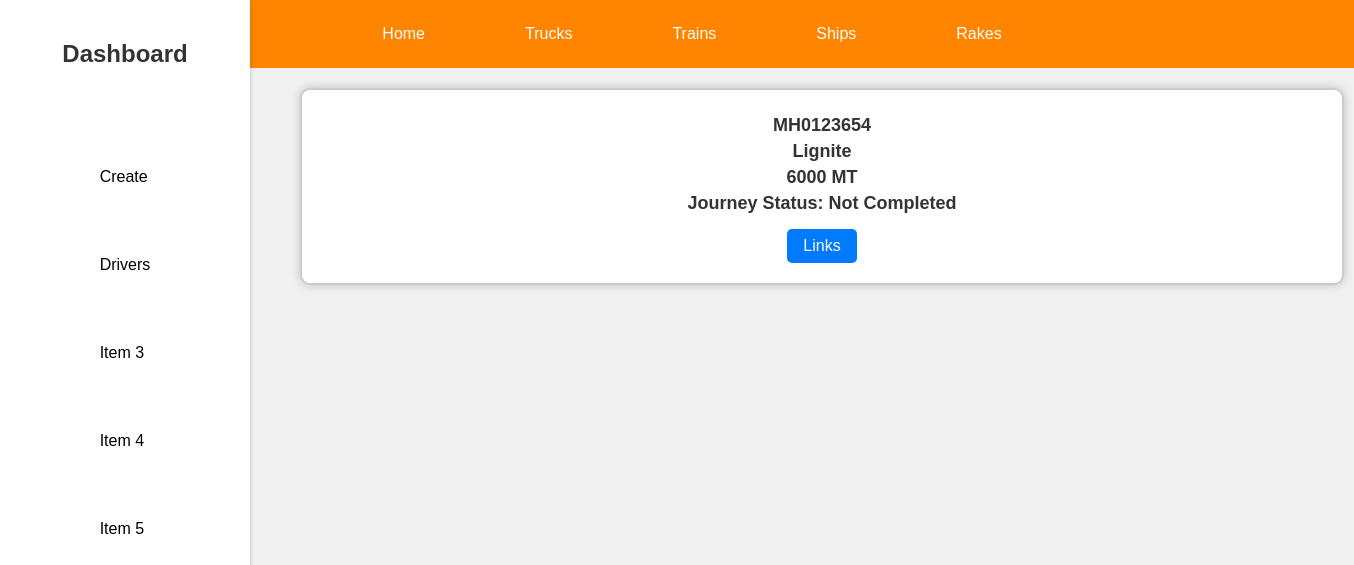
The page /tracker/ships/ on the database its author committed.
### adminpanel/models.py (models this page shows, shortened)
class ShipJourney(models.Model):
    ship_no = models.CharField(max_length=200)
    buyer = models.ForeignKey(Buyers, on_delete=models.CASCADE)
    COAL_TYPE_CHOICES = [
        ("Lignite", "Lignite"),
        ("Sub-Bituminous", "Sub-Bituminous"),
        ("Bituminous", "Bituminous"),
        ("Anthracite", "Anthracite"),
    ]
    coal_type = models.CharField(max_length=15, choices=COAL_TYPE_CHOICES)
    start_date = models.DateTimeField(auto_now_add=True)
    capacity = models.IntegerField()
    complete = models.BooleanField(default=False)

### adminpanel/views.py (the view)
# urls.py: path('ships/',views.ships,name="ships"),
def ships(request):
    context = {'ShipJourney' : ShipJourney.objects.all()}
    return render(request,'adminpanel/ships.html',context)

### adminpanel/templates/adminpanel/ships.html (shortened to what this page needs)
{% extends "adminpanel/dashboard.html" %}
{% block content %}
{% for journey in ShipJourney %}
<div class="container-list">
    <div class="card-list">
      <div>
        <h2>{{ journey.ship_no}}</h2>
        <h2>{{ journey.coal_type }}</h2>
        <h2>{{ journey.capacity }} MT</h2>
        <h2>Journey Status: Not Completed</h2>
        <a href="/tracker/ships/{{journey.id}}">Links</a>
    </div>
    </div>
  </div>
{% endfor %}
{% endblock %}

### adminpanel/templates/adminpanel/dashboard.html (style rules this page uses)
body, ul { margin: 0; padding: 0; }
body { font-family: Arial, sans-serif; background-color: #f0f0f0; overflow-x: hidden; }

### adminpanel/templates/adminpanel/ships.html (style rules this page uses)
.container-list { margin-top: 20px; margin-left: 300px; }
.card-list { background-color: #fff; border: 2px solid #ccc; border-radius: 10px; padding: 20px; box-shadow: 0 0 10px rgba(0, 0, 0, 0.2); width: 1000px; text-align: center; margin-top: 15px; }
.card-list h2 { margin: 5px 0; font-size: 18px; color: #333; }
.card-list a { display: inline-block; margin-top: 10px; padding: 8px 16px; background-color: #007bff; color: #fff; text-decoration: none; border-radius: 5px; }

### rows shown on the page
ShipJourney: ship_no "MH0123654", coal_type "Lignite", capacity "6000"
